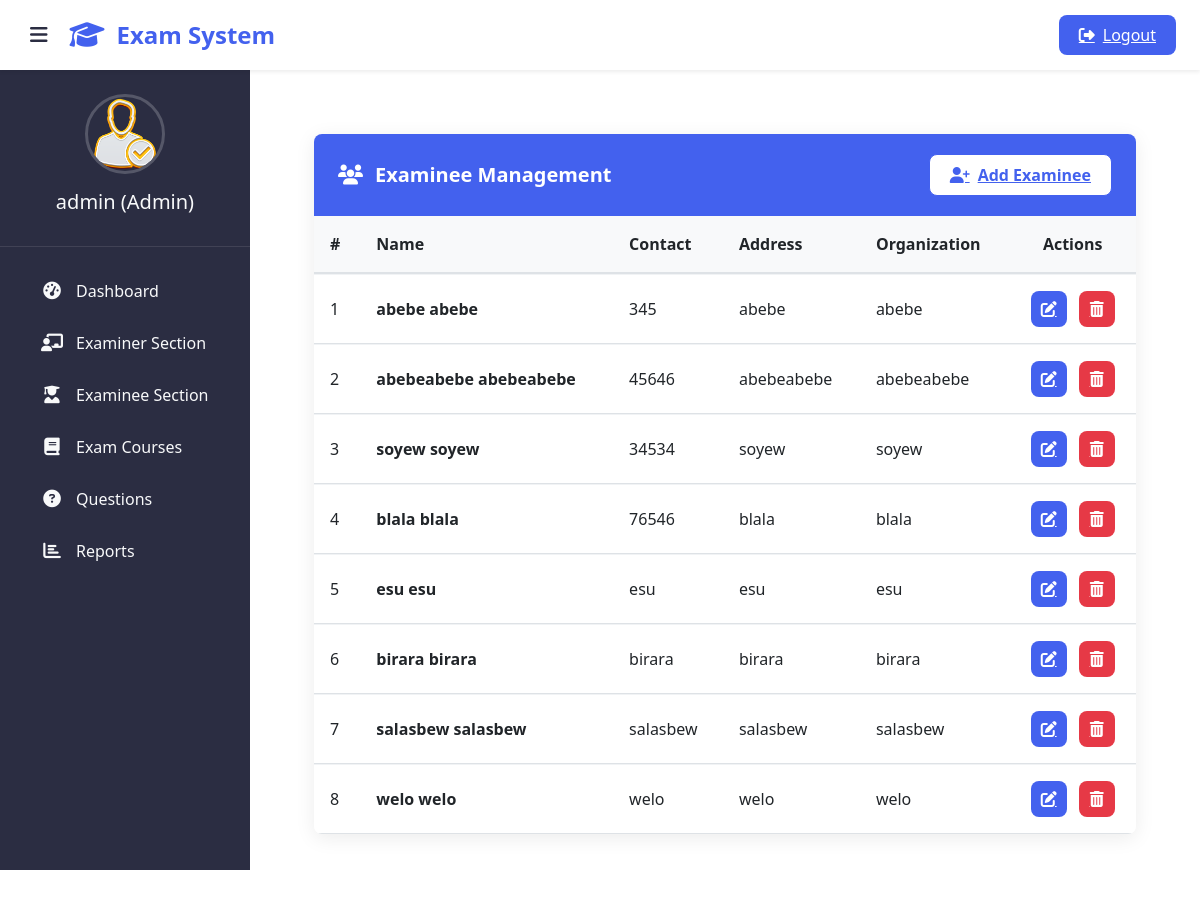
The page /admin-view-student (signed in) on the database as committed earlier.
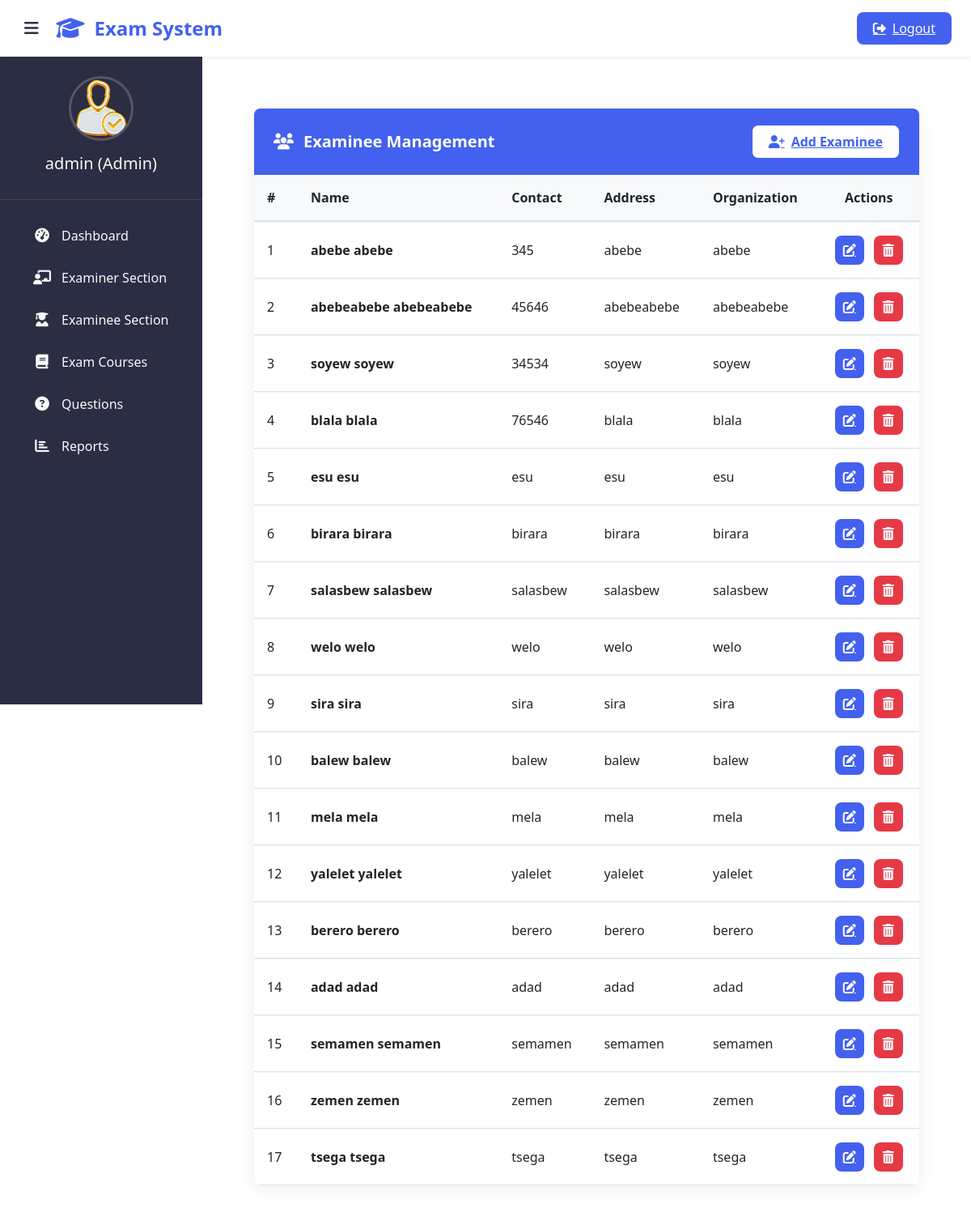
The same page on the database as committed later.
### student/models.py (models this page shows, shortened)
class Student(models.Model):
    user=models.OneToOneField(User,on_delete=models.CASCADE)
    address = models.CharField(max_length=40)
    mobile = models.CharField(max_length=20,null=False)
    organization = models.CharField(max_length=200, null=False)
    course = models.ForeignKey(
        'exam.Course',
        on_delete=models.SET_NULL,
        null=True
    )
    @property
    def get_name(self):
        return self.user.first_name+" "+self.user.last_name

### exam/views.py (the view)
# urls.py: path('admin-view-student', views.admin_view_student_view,name='admin-view-student'),
@login_required(login_url='adminlogin')
def admin_view_student_view(request):
    students= SMODEL.Student.objects.all()
    return render(request,'exam/admin_view_student.html',{'students':students})

### templates/exam/admin_view_student.html (shortened to what this page needs)
{% extends 'exam/adminbase.html' %}
{% block content %}
{% load static %}
<head>
  <link href="https://cdn.jsdelivr.net/npm/bootstrap@5.3.0/dist/css/bootstrap.min.css" rel="stylesheet">
  <link rel="stylesheet" href="https://cdnjs.cloudflare.com/ajax/libs/font-awesome/6.4.0/css/all.min.css">
</head>
<div class="dashboard-container">
  <div class="card">
    <div class="card-header">
      <h5 class="card-title">
        <i class="fas fa-users"></i> Examinee Management
      </h5>
      <a href="/student/studentsignup" class="add-examinee-btn">
        <i class="fas fa-user-plus"></i> Add Examinee
      </a>
    </div>
    <div class="table-responsive">
      <table class="table table-hover align-middle">
        <thead>
          <tr>
            <th>#</th>
            <th>Name</th>
            <th>Contact</th>
            <th>Address</th>
            <th>Organization</th>
            <th class="text-center">Actions</th>
          </tr>
        </thead>
        <tbody>
          {% if students %}
            {% for t in students %}
              <tr>
                <td>{{forloop.counter}}</td>
                <td class="fw-semibold">{{ t.get_name }}</td>
                <td>{{ t.mobile }}</td>
                <td>{{ t.address|truncatechars:30 }}</td>
                <td>{{ t.organization|truncatechars:30 }}</td>
                <td>
                  <div class="action-btns">
                    <a href="{% url 'update-student' t.id %}" class="btn-edit" title="Edit">
                      <i class="fas fa-edit"></i>
                    </a>
                    <a href="{% url 'delete-student' t.id %}"
                       class="btn-delete"
                       title="Delete"
                       onclick="return confirm('Are you sure you want to delete this examinee?');">
                      <i class="fas fa-trash-alt"></i>
                    </a>
                  </div>
                </td>
              </tr>
            {% endfor %}
          {% endif %}
        </tbody>
      </table>
    </div>
  </div>
</div>
{% endblock content %}

Rows that differ between the two databases and show on the page:
added Student: get_name "sira sira", mobile "sira", address "sira", organization "sira"
added Student: get_name "balew balew", mobile "balew", address "balew", organization "balew"
added Student: get_name "mela mela", mobile "mela", address "mela", organization "mela"
added Student: get_name "yalelet yalelet", mobile "yalelet", address "yalelet", organization "yalelet"
added Student: get_name "berero berero", mobile "berero", address "berero", organization "berero"
added Student: get_name "adad adad", mobile "adad", address "adad", organization "adad"
added Student: get_name "semamen semamen", mobile "semamen", address "semamen", organization "semamen"
added Student: get_name "zemen zemen", mobile "zemen", address "zemen", organization "zemen"
added Student: get_name "tsega tsega", mobile "tsega", address "tsega", organization "tsega"
